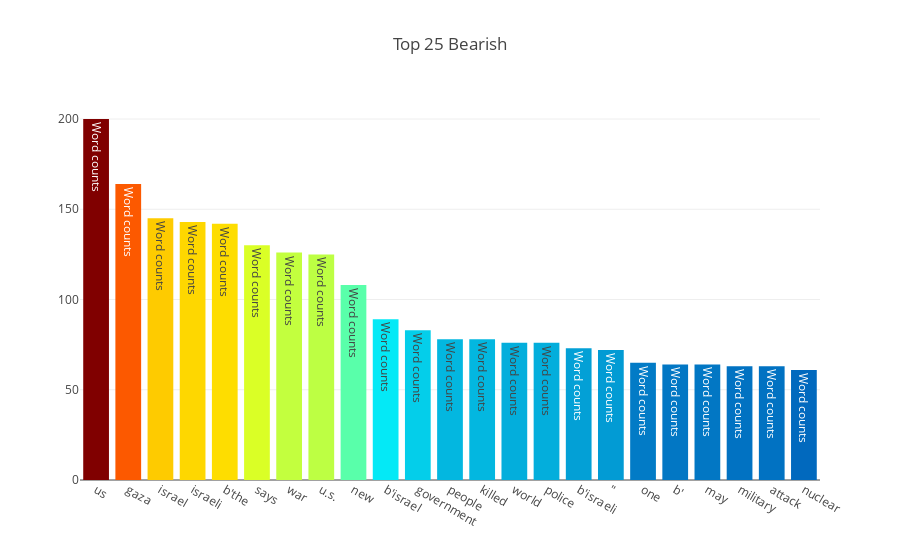

Notebook source saved alongside this figure:
### Markdown cell above
### Bearish Set Word Frequencies

### Code cell
headline_list= []
for column in bearish_stop_words_free_data.columns:
    if "top" in column:
        sentences = bearish_stop_words_free_data[column].tolist()
        headline_list += sentences
        
headline_list = pd.DataFrame(headline_list)
bearish_headlines_no_stopwords = headline_list[0].str.split(expand=True).unstack().value_counts()
data = [go.Bar(
            x = bearish_headlines_no_stopwords.index.values[2:25],
            y = bearish_headlines_no_stopwords.values[2:25],
            marker= dict(colorscale='Jet',color=bearish_headlines_no_stopwords.values[2:100]),
            text='Word counts')]

layout = go.Layout(title='Top 25 Bearish')
figure = go.Figure(data=data, layout=layout)
py.iplot(figure, filename='bearish-freq')

### Figure 1 — Plotly figure (JSON) as saved in the notebook; plotly's stock layout.template omitted (floating-point values rounded to 4 significant figures)
{"data": [{"marker": {"color": [200, 164, 145, 143, 142, 130, 126, 125, 108, 89, 83, 78, 78, 76, 76, 73, 72, 65, 64, 64, 63, 63, 61, 59, 56, 55, 55, 53, 53, 52, 52, 52, 51, 51, 50, 50, 49, 48, 48, 47, 47, 46, 46, 45, 45, 44, 42, 41, 41, 41, 41, 41, 40, 40, 40, 40, 39, 39, 39, 38, 38, 38, 38, 38, 37, 37, 37, 37, 37, 37, 36, 36, 36, 36, 36, 35, 35, 35, 34, 34, 33, 33, 33, 33, 32, 32, 32, 32, 32, 32, 31, 31, 31, 31, 30, 30, 30, 30], "colorscale": "Jet"}, "text": "Word counts", "type": "bar", "uid": "a06044d2-7a89-4a11-8156-a74ab7725c59", "x": ["us", "gaza", "israel", "israeli", "b'the", "says", "war", "u.s.", "new", "b'israel", "government", "people", "killed", "world", "police", "b'israeli", "\"", "one", "b'", "may", "military", "attack", "nuclear"], "y": [200, 164, 145, 143, 142, 130, 126, 125, 108, 89, 83, 78, 78, 76, 76, 73, 72, 65, 64, 64, 63, 63, 61]}], "layout": {"title": "Top 25 Bearish"}}
